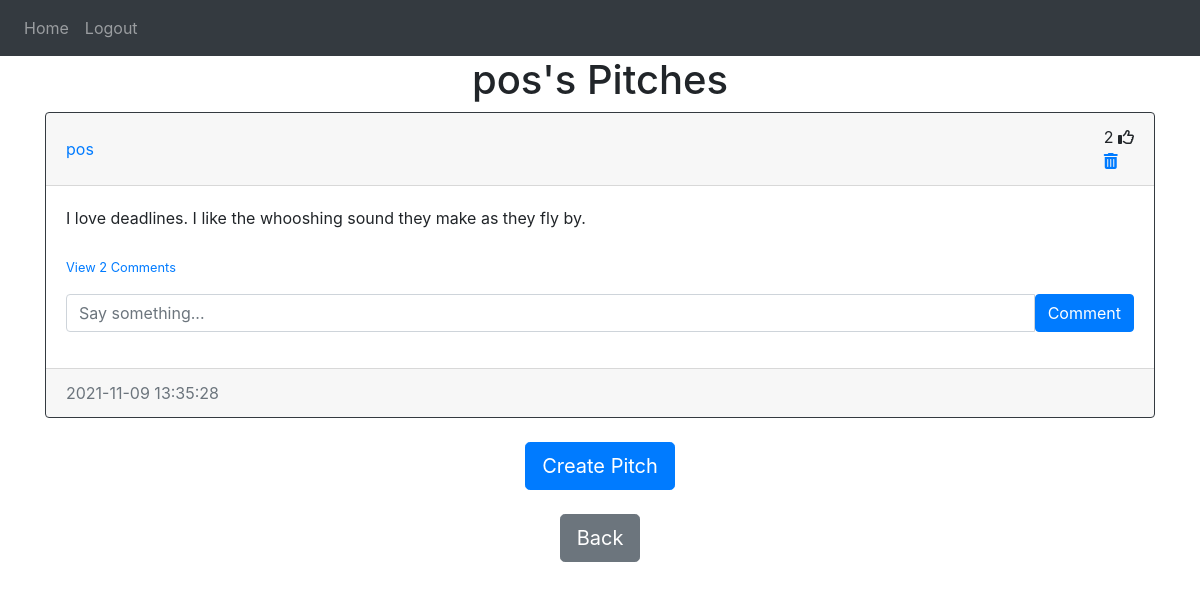
Before: /pitches/pos (signed in) with the older database file.
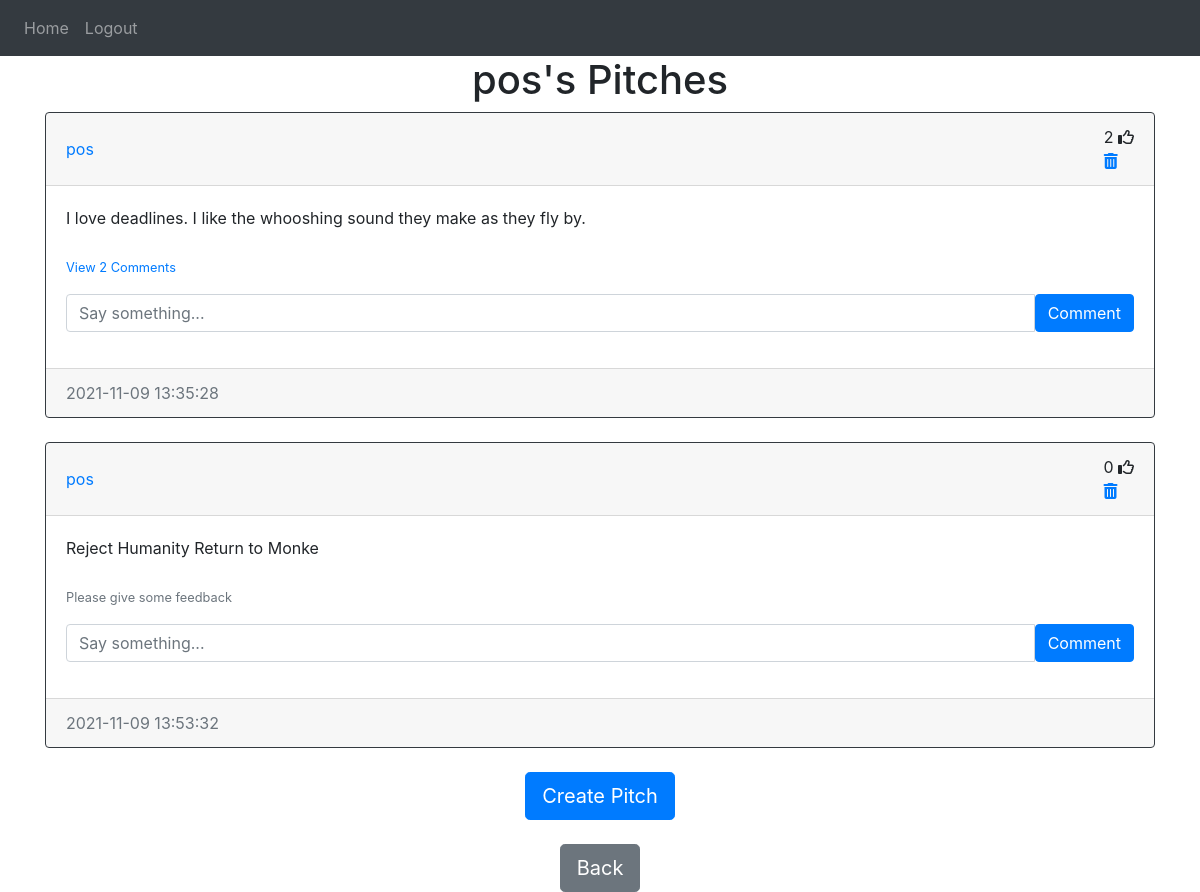
After: the same page with the newer database file.
### website/models.py (models this page shows)
class User(db.Model, UserMixin):
    id = db.Column(db.Integer, primary_key=True)
    email = db.Column(db.String(150), unique=True)
    username = db.Column(db.String(150), unique=True)
    password = db.Column(db.String(150))
    date_created = db.Column(db.DateTime(timezone=True), default=func.now())
    posts = db.relationship('Post', backref='user', passive_deletes=True)
    comments = db.relationship('Comment', backref='user', passive_deletes=True)
    likes = db.relationship('Like', backref='user', passive_deletes=True)

class Post(db.Model):
    id = db.Column(db.Integer, primary_key=True)
    text = db.Column(db.Text, nullable=False)
    date_created = db.Column(db.DateTime(timezone=True), default=func.now())
    author = db.Column(db.Integer, db.ForeignKey('user.id', ondelete="CASCADE"), nullable=False)
    comments = db.relationship('Comment', backref='post', passive_deletes=True)
    likes = db.relationship('Like', backref='post', passive_deletes=True)

### website/views.py (the view)
@views.route('/pitches/<username>')
@login_required
def pitches(username):
    user = User.query.filter_by(username=username).first()
    if not user:
        flash('No user with that username exists.', category='error')
        return redirect(url_for('views.home'))
    posts = user.posts
    return render_template('pitches.html',user=current_user,posts=posts,username=username)

### website/__init__.py (called while the page is built)
def create_app():
    app = Flask(__name__)
    app.config['SECRET_KEY'] = 'eowqiepowqipeoeoqwpeoiwpqoei'
    app.config['SQLALCHEMY_DATABASE_URI'] = f'sqlite:///{DB_NAME}'
    db.init_app(app)
    from .views import views
    from .auth import auth
    app.register_blueprint(views, url_prefix='/')
    app.register_blueprint(auth, url_prefix='/')
    from .models import User, Post,Comment,Like
    login_manager =LoginManager()
    login_manager.login_view = 'auth.login'
    login_manager.init_app(app)
    @login_manager.user_loader
    def load_user(id):
        return User.query.get(int(id))
    create_database(app)
    return app

### website/templates/pitches.html (shortened to what this page needs)
{% extends 'pitch_div.html' %}
{% block header %}
{{username}}'s Pitches
{% endblock %}
{% block footer %}
<div align="center">
    <a href="/home"
      ><button type="button" class="btn btn-secondary btn-lg">Back</button></a
    >
  </div>
{% endblock %}

### website/templates/pitch_div.html (shortened to what this page needs)
{% extends 'base.html' %}
{% block content %}
<h1 align="center"> {% block header %}Pitches{% endblock %}</h1>
<div id="posts">
  {% for post in posts %}
  <div class="card border-dark">
    <div class="card-header d-flex justify-content-between align-items-center">
      <a href="/pitches/{{post.user.username}}">{{post.user.username}}</a>
     <div>
         <span id="likes-count-{{post.id}}">{{ post.likes|length }} </span>
         {% if user.id in post.likes|map(attribute="author") |list %}
        <i class="fas fa-thumbs-up" id="like-button-{{post.id}}" onclick="like({{post.id}})"></i>
        {% else %}
        <i class="far fa-thumbs-up" id="like-button-{{post.id}}" onclick="like({{post.id}})"></i>
        {% endif %}
        {% if user.id == post.author %}
      <div >
        <a href="/delete-pitch/{{post.id}}"><i class="fas fa-trash-alt"></i></a>
      </div>
      {% endif %}
    </div>
    </div>
    <div class="card-body">
      <div class="card-text">{{post.text}}</div>
      <br>
      <p class="card-text">
      {% if post.comments|length > 0 %}
      <a href="#comments-{{post.id}}" data-toggle="collapse" role="button">
        <small>View {{post.comments|length}} Comments </small>
      </a>
      {% else %}
      <small class="text-muted">Please give some feedback</small>
      {% endif %}
      </p>
      <form action="/create-comment/{{post.id}}" method="POST" class="input-group mb-3">
          <input type="text" id="text" name="text" class="form-control" placeholder="Say something...">
          <button type="submit" class="btn btn-primary">Comment</button>
      </form>
    </div>
    <div class="card-footer text-muted">{{post.date_created}}</div>
  </div>
  <br>
  {% endfor %}
</div>
<div align="center">
    <a href="/create-pitch">
      <button class="btn btn-lg btn-primary">Create Pitch</button>
    </a>
  </div>
{% endblock %}

### website/templates/base.html (shortened to what this page needs)
<!DOCTYPE html>
<html>
  <head>
    <link
      rel="stylesheet"
      href="https://stackpath.bootstrapcdn.com/bootstrap/4.4.1/css/bootstrap.min.css"
/>
  </head>
  <body>
    <nav class="navbar navbar-expand-lg navbar-dark bg-dark">
      <div class="collapse navbar-collapse" id="navbar">
        <div class="navbar-nav">
          {% if user.is_authenticated %}
          <a class="nav-item nav-link" id="home" href="/">Home</a>
          <a class="nav-item nav-link" id="logout" href="/logout">Logout</a>
          {% else %}
          <a class="nav-item nav-link" id="login" href="/login">Login</a>
          <a class="nav-item nav-link" id="signUp" href="/sign-up">Sign Up</a>
          {% endif %}
        </div>
      </div>
    </nav>
    <div class="container">{% block content %} {% endblock %}</div>
    <br>
    {% block footer %}{% endblock %}
  </body>
</html>

Changed rows visible on the page:
added Post: user.username "pos", likes|length "0", text "Reject Humanity Return to Monke", shows "Please give some feedback", date_created "2021-11-09 13:53:32"
